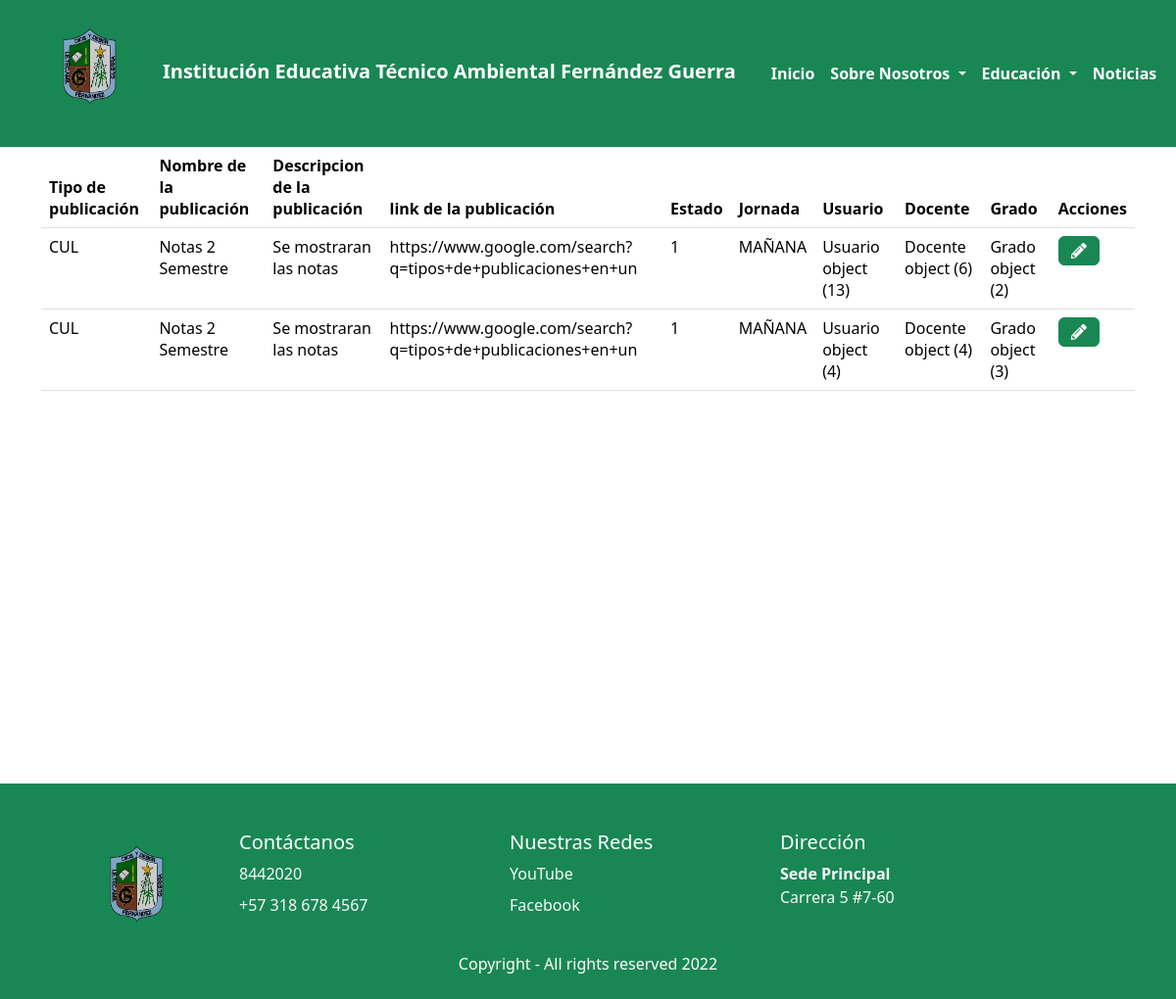
Before: /publicaciones/ with the older database file.
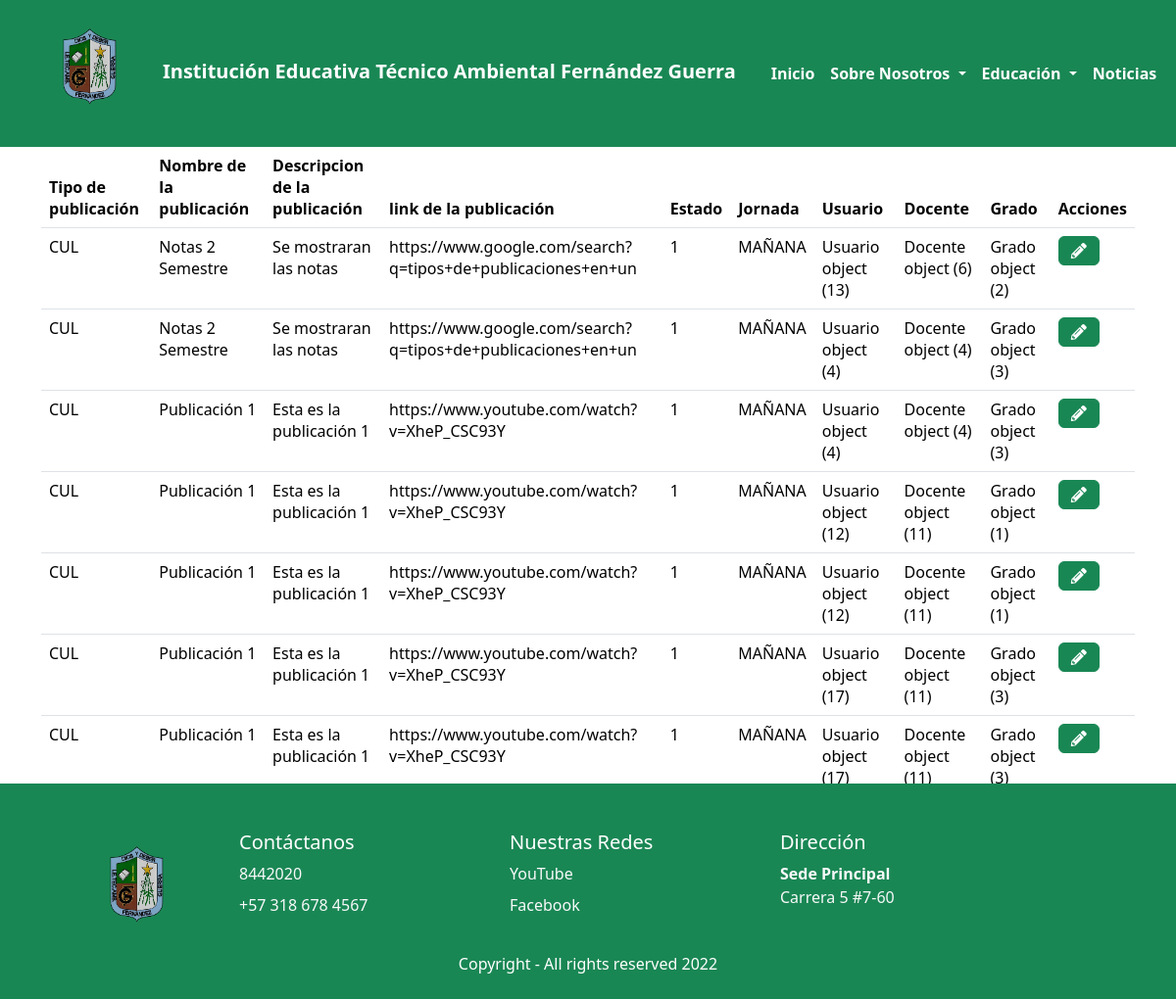
After: the same page with the newer database file.
### publicaciones/models.py (models this page shows)
class Publicacion(models.Model):
    class TipoPublicacion(models.TextChoices):
        Informativa='INF', _('Publicacion Informativa')
        Academica='ACA', _('Publicacion Academica')
        Cultural='CUL', _('Publicacion Cultural')
        Pedagica='PEDA', _('Publicacion Pedagodica')
    TipoPublicacion=models.CharField(max_length=20, choices=TipoPublicacion.choices , default=TipoPublicacion.Cultural, verbose_name="Tipo de Publicacion")
    nombrePubli=models.CharField(max_length=60, verbose_name="Nombre de la Publicación")
    descripPublic=models.CharField(max_length=60, verbose_name="Descripción de la Publicación")
    linkPubli=models.CharField(max_length=60, verbose_name="Link de la Publicación")
    class Estado(models.TextChoices):
        ACTIVO='1', _('Activo')
        INACTIVO='0', _('Inactivo')
    Estado=models.CharField(max_length=1,choices=Estado.choices, default=Estado.ACTIVO, verbose_name="Estado")
    class Jornada(models.TextChoices):
        JM='MAÑANA', _('Jornada Mañana')
        JT='TARDE', _('Jornada Tarde')
    Jornada=models.CharField(max_length=10,choices=Jornada.choices, default=Jornada.JM, verbose_name="Jornada")
    usuario=models.ForeignKey(Usuario, on_delete=models.CASCADE,verbose_name='Usuario')
    docente=models.ForeignKey(Docente, on_delete=models.CASCADE,verbose_name='Docente')
    grado=models.ForeignKey(Grado, on_delete=models.CASCADE,verbose_name='Grado')

### usuarios/models.py (models this page shows)
class Usuario(models.Model):
    class TipoDoc(models.TextChoices):
        CC='CC', _('Cédula de Ciudadanía')
        CE='CE', _('Cédula de Extranjería')
        PP='PP', _('Pasaporte')
    TipoDoc=models.CharField(max_length=3, choices=TipoDoc.choices , default=TipoDoc.CC, verbose_name="Tipo de Documento")
    numDoc=models.CharField(max_length=60, verbose_name="Número de Documento")
    nombres=models.CharField(max_length=60, verbose_name="Nombres")
    apellidos=models.CharField(max_length=60, verbose_name="Apellidos")
    class Jornada(models.TextChoices):
        JM='MAÑANA', _('Jornada Mañana')
        JT='TARDE', _('Jornada Tarde')
    Jornada=models.CharField(max_length=10,choices=Jornada.choices , default=Jornada.JM, verbose_name="Jornada")
    telefono=models.CharField(max_length=20, verbose_name="Teléfono")
    direccion=models.CharField(max_length=40, verbose_name="Dirección")
    correo=models.CharField(max_length=40, verbose_name="Correo Electrónico")
    class Genero(models.TextChoices):
        M='M', _('Masculino')
        F='F', _('Femenino')
        I='I', _('Indefinido')
    Genero=models.CharField(max_length=3,choices=Genero.choices, default=Genero.M, verbose_name="Género")
    class Rol(models.TextChoices):
        ADMIN='ADMIN', _('Administrador')
        DIRECTIVO='DIRECTIVO', _('Directivo')
        SECRETARIA='SECRETARIA', _('Secretaria')
    Rol=models.CharField(max_length=10,choices=Rol.choices, default=Rol.ADMIN, verbose_name="Rol")
    class Estado(models.TextChoices):
        ACTIVO='1', _('Activo')
        INACTIVO='0', _('Inactivo')
    Estado=models.CharField(max_length=1,choices=Estado.choices, default=Estado.ACTIVO, verbose_name="Estado")

### docentes/models.py (models this page shows)
class Docente(models.Model):
        class TipoDoc(models.TextChoices):
                CC='CC', _('Cédula de Ciudadanía')
                CE='CE', _('Cédula de Extranjería')
                PP='PP', _('Pasaporte')
        TipoDoc=models.CharField(max_length=3,choices=TipoDoc.choices, default=TipoDoc.CC, verbose_name="Tipo de Documento")
        numDoc=models.CharField(max_length=60, verbose_name="Número de Documento")
        nombres=models.CharField(max_length=60, verbose_name="Nombres")
        apellidos=models.CharField(max_length=60, verbose_name="Apellidos")
        class Genero(models.TextChoices):
                M='M', _('Masculino')
                F='F', _('Femenino')
                I='I', _('Indefinido')
        Genero=models.CharField(max_length=3,choices=Genero.choices, default=Genero.M, verbose_name="Género")
        telefono=models.CharField(max_length=20, verbose_name="Teléfono")
        direccion=models.CharField(max_length=40, verbose_name="Dirección")
        correo=models.CharField(max_length=60, verbose_name="Correo Electrónico")
        class Estado(models.TextChoices):
                ACTIVO='1', _('Activo')
                INACTIVO='0', _('Inactivo')
        Estado=models.CharField(max_length=1,choices=Estado.choices, default=Estado.ACTIVO, verbose_name="Estado")
        class Jornada(models.TextChoices):
                JM='MAÑANA', _('Jornada Mañana')
                JT='TARDE', _('Jornada Tarde')
        Jornada=models.CharField(max_length=10,choices=Jornada.choices, default=Jornada.JM, verbose_name="Jornada")
        usuario=models.ForeignKey(Usuario, on_delete=models.CASCADE,verbose_name='Usuario')

### grado/models.py (models this page shows)
class Grado(models.Model):
    usuario=models.ForeignKey(Usuario, on_delete=models.CASCADE,verbose_name='Usuario')
    nomGrado=models.CharField(max_length=20, verbose_name="Nombre Grado")
    numGrado=models.CharField(max_length=20, verbose_name="Número Grado")

### publicaciones/views.py (the view)
# urls.py: path('',publicacion,name="publicacion"),
def publicacion(request):
    titulo="Publicacion"
    publicacion= Publicacion.objects.all()
    context={
        'titulo':titulo,
        'publicacion':publicacion
}
    return render(request,'publicaciones/publicacion.html',context)

### base/Templates/publicaciones/publicacion.html
{% extends 'partials/body.html' %}
{% block contenido %}
<table class="table">
    <thead>
        <tr>
            <th scope="col">Tipo de publicación</th>
            <th scope="col">Nombre de la publicación</th>
            <th scope="col">Descripcion de la publicación</th>
            <th scope="col">link de la publicación</th>
            <th scope="col">Estado</th>
            <th scope="col">Jornada</th>
            <th scope="col">Usuario</th>
            <th scope="col">Docente</th>
            <th scope="col">Grado</th>
            <th scope="col">Acciones</th>
        </tr>
    </thead>
    <tbody>
        {% for publicacion in publicacion %}
        <tr>
            <td>{{publicacion.TipoPublicacion}}</td>
            <td>{{publicacion.nombrePubli}}</td>
            <td>{{publicacion.descripPublic}}</td>
            <td>{{publicacion.linkPubli}}</td>
            <td>{{publicacion.Estado}}</td>
            <td>{{publicacion.Jornada}}</td>
            <td>{{publicacion.usuario}}</td>
            <td>{{publicacion.docente}}</td>
            <td>{{publicacion.grado}}</td>
            <td><a class="btn btn-success" href="{% url 'publicaciones-editar' publicacion.id %}"><i class="fas fa-pencil-alt"></i></a></td>
        </tr>
        {% endfor %}
    </tbody>
</table>
{% endblock contenido %}

### base/Templates/partials/body.html (shortened to what this page needs)
{% load static %}
{% load bootstrap5 %}
{% bootstrap_css %}
<!DOCTYPE html>
<html lang="en">
    <head>
        <link rel="stylesheet" href="{% static 'fontawesome-free/css/all.min.css' %}">
        <link rel="stylesheet"
            href="https://code.ionicframework.com/ionicons/2.0.1/css/ionicons.min.css">
        <link rel="stylesheet" href="{% static 'toastr/toastr.min.css' %}">
    </head>
    <body class="hold-transition layout-fixed">
        <div class="wrapper ">
            <div class="content-wrapper overflow-auto" style="height: 50%;">
                {% include 'partials/header.html' %}
                <div class="container">
                    {% block contenido %}
                    {% endblock contenido %}
                </div>
            </div>
        </div>
        {% include 'partials/footer.html' %}
    </body>
</html>

### base/Templates/partials/header.html (shortened to what this page needs)
{% load static %}
<nav class="navbar navbar-expand-lg navbar-light bg-success">
  <div class="container-fluid">
    <a class="navbar-brand text-white text-center">
      <img src="{% static 'img/zyro-image.png' %}" class="img-circle
        elevation-2" alt="User Image" width="154" height="124"
        class="d-inline-block align-text-top"><b>Institución Educativa Técnico
        Ambiental Fernández Guerra</b>
    </a>
    <nav class="navbar navbar-expand-lg navbar-light bg-success">
      <div class="container-fluid">
        <div class="collapse navbar-collapse " id="navbarNavDropdown">
          <ul class="navbar-nav">
            <li class="nav-item">
              <a class="nav-link active text-white" aria-current="page"
                href="{% url 'inicio' %}"><b>Inicio</b></a>
            </li>
            <li class="nav-item dropdown">
              <a class="nav-link dropdown-toggle text-white " href="#"
                id="navbarDropdownMenuLink" role="button"
                data-bs-toggle="dropdown" aria-expanded="false">
                <b>Sobre Nosotros</b>
              </a>
            </li>
            <li class="nav-item dropdown">
              <a class="nav-link dropdown-toggle text-white " href="#"
                id="navbarDropdownMenuLink" role="button"
                data-bs-toggle="dropdown" aria-expanded="false">
                <b>Educación</b>
              </a>
            </li>
            <li class="nav-item">
              <a class="nav-link text-white" href="#"><b>Noticias</b></a>
            </li>
          </ul>
        </div>
      </div>
    </nav>
  </div>
</nav>

### base/Templates/partials/footer.html (shortened to what this page needs)
{% load static %}
<footer>
    <body>
        <div class="container-fluid">
        <div class="row p-5 pb-2 text-white bg-success">
            <div class="col-xs-12 col-md-6 col-lg-2">
                <img src="{% static 'img/zyro-image.png' %}" class="img-circle elevation-2" alt="User Image" width="154" height="124" class="d-inline-block align-text-top"></a>
            </div>
            <div class="col-xs-12 col-md-6 col-lg-3">
                <p class="h5 mb-2">Contáctanos</p>
                <div class="mb-2">
                    <a class="text-light text text-decoration-none" href="#">8442020</a>
                </div>
                <div class="mb-2">
                    <a class="text-light text text-decoration-none" href="#">+57 318 678 4567</a>
                </div>
            </div>
            <div class="col-xs-12 col-md-6 col-lg-3">
                <p class="h5 mb-2">Nuestras Redes</p>
                <div class="mb-2">
                    <a class="text-light text text-decoration-none" href="#">YouTube</a>
                </div>
                <div class="mb-2">
                    <a class="text-light text text-decoration-none" href="#">Facebook</a>
                </div>
            </div>
            <div class="col-xs-12 col-md-6 col-lg-3">
                <p class="h5 mb-2">Dirección</p>
                <div class="mb-2">
                    <a class="text-light text text-decoration-none" href="#"><b>Sede Principal</b><br>Carrera 5 #7-60</a>
                </div>
            </div>
            <div class="col-xs-12">
                <p class="text-white  text-center">Copyright - All rights reserved 2022</p>
            </div>
        </div>
    </div>
    </body>
</footer>

### base/Templates/partials/js.html (shortened to what this page needs)
{% load static %}

Changed rows visible on the page:
added Publicacion: TipoPublicacion "CUL", nombrePubli "Publicación 1", descripPublic "Esta es la publicación 1", linkPubli "https://www.youtube.com/watch?v=XheP_CSC93Y", Estado "1", Jornada "MAÑANA", usuario "Usuario object (4)", docente "Docente object (4)", grado "Grado object (3)"
added Publicacion: TipoPublicacion "CUL", nombrePubli "Publicación 1", descripPublic "Esta es la publicación 1", linkPubli "https://www.youtube.com/watch?v=XheP_CSC93Y", Estado "1", Jornada "MAÑANA", usuario "Usuario object (12)", docente "Docente object (11)", grado "Grado object (1)"
added Publicacion: TipoPublicacion "CUL", nombrePubli "Publicación 1", descripPublic "Esta es la publicación 1", linkPubli "https://www.youtube.com/watch?v=XheP_CSC93Y", Estado "1", Jornada "MAÑANA", usuario "Usuario object (12)", docente "Docente object (11)", grado "Grado object (1)"
added Publicacion: TipoPublicacion "CUL", nombrePubli "Publicación 1", descripPublic "Esta es la publicación 1", linkPubli "https://www.youtube.com/watch?v=XheP_CSC93Y", Estado "1", Jornada "MAÑANA", usuario "Usuario object (17)", docente "Docente object (11)", grado "Grado object (3)"
added Publicacion: TipoPublicacion "CUL", nombrePubli "Publicación 1", descripPublic "Esta es la publicación 1", linkPubli "https://www.youtube.com/watch?v=XheP_CSC93Y", Estado "1", Jornada "MAÑANA", usuario "Usuario object (17)", docente "Docente object (11)", grado "Grado object (3)"
